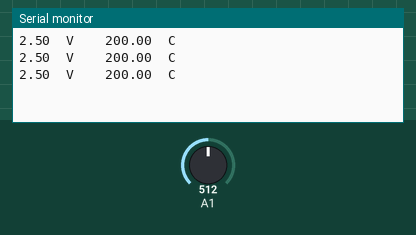
This sketch was run on a simulated Arduino Uno, built with avr-gcc and run on an emulated ATmega328P. On the bench: the last lines printed to the serial monitor. Inputs (shaded band) come from the test bench; at power-on: A1 = 512.

Above: at 1.3 s.
1.4 s: A1 set to 716
At 1.9 s:
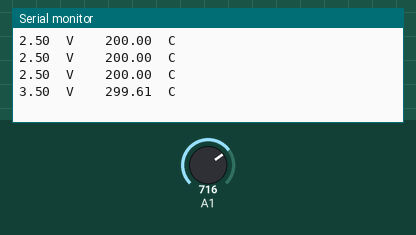
2.9 s: A1 set to 900
At 3.4 s:
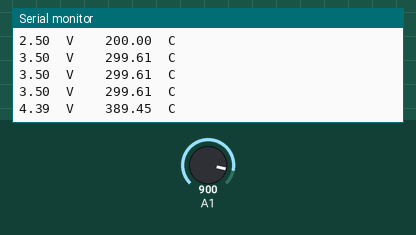
Timing chart, 0 to 5.9 s (numbered marks = the images above; inputs shaded):
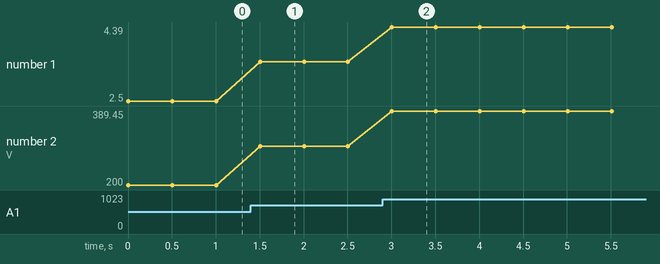

The sketch:

temperature_OnDo.ino
```cpp
void setup() {
  pinMode(A1, INPUT);
  Serial.begin(9600);
}

void loop() {
   int value = analogRead(A1);
   float volt = value * 5.0/ 1024;
   float temper = (volt - 0.5)*100;

   Serial.print(volt);
   Serial.print("  V    ");
   Serial.print(temper);
   Serial.println("  C");
   delay(500);


}
```

Measured:
- after the input at 1.4 s, the serial monitor: prints a new line after 0.10 s (image 1)
- after the input at 2.9 s, the serial monitor: prints a new line after 0.11 s (image 2)
- plotted number 1: 2.5 → 3.5 after the input at 1.4 s, 3.5 → 4.39 after the input at 2.9 s
- plotted number 2: 200 → 299.61 after the input at 1.4 s, 299.61 → 389.45 after the input at 2.9 s
